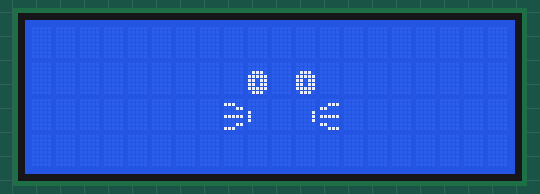
Recording of a sketch running on a simulated Arduino Uno, built with avr-gcc and run on an emulated ATmega328P. On the bench: 20×4 character LCD.

Above: at 0.2 s.

The sketch:

display_an.ino
```cpp
#include <Wire.h>
#include <LiquidCrystal_I2C.h>

// Set the LCD address to 0x27 for a 16 chars and 2 line display
LiquidCrystal_I2C lcd(0x27, 20, 4);

const int time_s = 100;
const int time_m = 1000;
const int time_b = 5000;

byte eye_a[8] = {B00000,
                 B00000,
                 B01110,
                 B11111,
                 B11011,
                 B11011,
                 B11111,
                 B01110
                };

byte eye_r[8] = {B00000,
                 B00000,
                 B01110,
                 B11111,
                 B11101,
                 B11101,
                 B11111,
                 B01110
                };

byte eye_l[8] = {B00000,
                 B00000,
                 B01110,
                 B11111,
                 B10111,
                 B10111,
                 B11111,
                 B01110
                };

byte eye_u[8] = {B00000,
                 B00000,
                 B01110,
                 B11011,
                 B11011,
                 B11111,
                 B11111,
                 B01110
                };

byte eye_d[8] = {B00000,
                 B00000,
                 B01110,
                 B11111,
                 B11111,
                 B11011,
                 B11011,
                 B01110
                };


byte mouth_f[8] = {B00000,
                   B11100,
                   B00011,
                   B00000,
                   B11111,
                   B00000,
                   B00011,
                   B11100
                  };

byte mouth_s[8] = {B00000,
                   B00000,
                   B00000,
                   B10000,
                   B10000,
                   B10000,
                   B00000,
                   B00000
                  };

byte mouth_t[8] = {B00000,
                   B00111,
                   B11000,
                   B00000,
                   B11111,
                   B00000,
                   B11000,
                   B00111
                  };

byte mouth_fo[8] = {B00000,
                    B00000,
                    B00000,
                    B00001,
                    B00001,
                    B00001,
                    B00000,
                    B00000
                   };

void mouth() {
  lcd.createChar(1, mouth_f);
  lcd.createChar(2, mouth_s);
  lcd.createChar(3, mouth_t);
  lcd.createChar(4, mouth_fo);

  lcd.setCursor(8, 2);
  lcd.write(byte(1));
  lcd.setCursor(9, 2);
  lcd.write(byte(2));
  lcd.setCursor(11, 2);
  lcd.write(byte(4));
  lcd.setCursor(12, 2);
  lcd.write(byte(3));
}

void eye_simple() {
  lcd.createChar(7, eye_a);
  mouth();
  lcd.setCursor(9, 1);
  lcd.write(byte(7));
  lcd.setCursor(11, 1);
  lcd.write(byte(7));
  delay(time_m);
  lcd.clear();
}

void eye_right() {
  lcd.createChar(5, eye_r);
  mouth();
  lcd.setCursor(9, 1);
  lcd.write(byte(5));
  lcd.setCursor(11, 1);
  lcd.write(byte(5));
  delay(time_m);
  lcd.clear();
}

void eye_left() {
  lcd.createChar(6, eye_l);
  mouth();
  lcd.setCursor(9, 1);
  lcd.write(byte(6));
  lcd.setCursor(11, 1);
  lcd.write(byte(6));
  delay(time_m);
  lcd.clear();
}

void eye_up() {
  lcd.createChar(8, eye_u);
  mouth();
  lcd.setCursor(9, 1);
  lcd.write(byte(8));
  lcd.setCursor(11, 1);
  lcd.write(byte(8));
  delay(time_m);
  lcd.clear();
}

void eye_down() {
  lcd.createChar(8, eye_d);        // нельзя задавать более восьми активных символов, РАБОТАЕТ НЕСТАБИЛЬНО
  mouth();
  lcd.setCursor(9, 1);
  lcd.write(byte(8));
  lcd.setCursor(11, 1);
  lcd.write(byte(8));
  delay(time_m);
  lcd.clear();
}

void setup() {
  Serial.begin(9600);
  // initialize the LCD
  lcd.begin();
  // Turn on the blacklight and print a message.
  lcd.backlight();
}

void loop() {
  //  int sensorValue = analogRead(A0);
  //  Serial.println(sensorValue);
  eye_simple();
  eye_right();
  eye_simple();
  eye_up();
  eye_simple();
  eye_left();
  eye_simple();
  eye_down();
  eye_simple();
}
```
